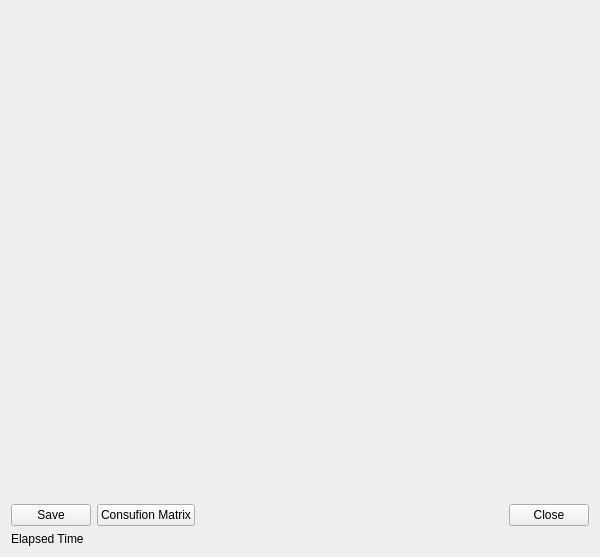
<?xml version="1.0" encoding="UTF-8"?>
<ui version="4.0">
 <class>SimilarityGraph</class>
 <widget class="QWidget" name="SimilarityGraph">
  <property name="geometry">
   <rect>
    <x>0</x>
    <y>0</y>
    <width>600</width>
    <height>557</height>
   </rect>
  </property>
  <property name="windowTitle">
   <string>Form</string>
  </property>
  <layout class="QGridLayout" name="gridLayout_2">
   <item row="1" column="0">
    <layout class="QGridLayout" name="gridLayout">
     <item row="0" column="0" colspan="4">
      <widget class="QCustomPlot" name="Graph" native="true"/>
     </item>
     <item row="2" column="0">
      <widget class="QLabel" name="Elapsedlabel">
       <property name="sizePolicy">
        <sizepolicy hsizetype="Preferred" vsizetype="Maximum">
         <horstretch>0</horstretch>
         <verstretch>0</verstretch>
        </sizepolicy>
       </property>
       <property name="text">
        <string>Elapsed Time</string>
       </property>
      </widget>
     </item>
     <item row="1" column="2">
      <spacer name="horizontalSpacer">
       <property name="orientation">
        <enum>Qt::Horizontal</enum>
       </property>
       <property name="sizeHint" stdset="0">
        <size>
         <width>528</width>
         <height>20</height>
        </size>
       </property>
      </spacer>
     </item>
     <item row="1" column="3">
      <widget class="QPushButton" name="pushButton">
       <property name="text">
        <string>Close</string>
       </property>
      </widget>
     </item>
     <item row="1" column="0">
      <widget class="QPushButton" name="SaveButton">
       <property name="text">
        <string>Save</string>
       </property>
      </widget>
     </item>
     <item row="1" column="1">
      <widget class="QPushButton" name="ConfusionMatrixpushButton">
       <property name="text">
        <string>Consufion Matrix</string>
       </property>
      </widget>
     </item>
    </layout>
   </item>
  </layout>
 </widget>
 <customwidgets>
  <customwidget>
   <class>QCustomPlot</class>
   <extends>QWidget</extends>
   <header>qcustomplot.h</header>
   <container>1</container>
  </customwidget>
 </customwidgets>
 <resources/>
 <connections>
  <connection>
   <sender>pushButton</sender>
   <signal>clicked()</signal>
   <receiver>SimilarityGraph</receiver>
   <slot>close()</slot>
   <hints>
    <hint type="sourcelabel">
     <x>648</x>
     <y>461</y>
    </hint>
    <hint type="destinationlabel">
     <x>697</x>
     <y>437</y>
    </hint>
   </hints>
  </connection>
 </connections>
</ui>
